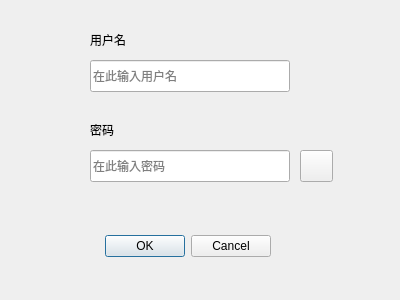
<?xml version="1.0" encoding="UTF-8"?>
<ui version="4.0">
 <class>LoginDialog</class>
 <widget class="QDialog" name="LoginDialog">
  <property name="geometry">
   <rect>
    <x>0</x>
    <y>0</y>
    <width>400</width>
    <height>300</height>
   </rect>
  </property>
  <property name="windowTitle">
   <string>登录 &amp; 注册</string>
  </property>
  <widget class="QDialogButtonBox" name="buttonBox">
   <property name="geometry">
    <rect>
     <x>100</x>
     <y>230</y>
     <width>171</width>
     <height>32</height>
    </rect>
   </property>
   <property name="orientation">
    <enum>Qt::Horizontal</enum>
   </property>
   <property name="standardButtons">
    <set>QDialogButtonBox::Cancel|QDialogButtonBox::Ok</set>
   </property>
  </widget>
  <widget class="QLabel" name="usernameLabel">
   <property name="geometry">
    <rect>
     <x>90</x>
     <y>30</y>
     <width>60</width>
     <height>20</height>
    </rect>
   </property>
   <property name="text">
    <string>用户名</string>
   </property>
  </widget>
  <widget class="QLineEdit" name="usernameLineEdit">
   <property name="geometry">
    <rect>
     <x>90</x>
     <y>60</y>
     <width>200</width>
     <height>32</height>
    </rect>
   </property>
   <property name="frame">
    <bool>true</bool>
   </property>
   <property name="echoMode">
    <enum>QLineEdit::Normal</enum>
   </property>
   <property name="placeholderText">
    <string>在此输入用户名</string>
   </property>
  </widget>
  <widget class="QLabel" name="passwordLabel">
   <property name="geometry">
    <rect>
     <x>90</x>
     <y>120</y>
     <width>60</width>
     <height>20</height>
    </rect>
   </property>
   <property name="text">
    <string>密码</string>
   </property>
  </widget>
  <widget class="QLineEdit" name="passwordLineEdit">
   <property name="geometry">
    <rect>
     <x>90</x>
     <y>150</y>
     <width>200</width>
     <height>32</height>
    </rect>
   </property>
   <property name="echoMode">
    <enum>QLineEdit::Password</enum>
   </property>
   <property name="placeholderText">
    <string>在此输入密码</string>
   </property>
  </widget>
  <widget class="QToolButton" name="eyeButton">
   <property name="geometry">
    <rect>
     <x>300</x>
     <y>150</y>
     <width>33</width>
     <height>32</height>
    </rect>
   </property>
   <property name="text">
    <string/>
   </property>
   <property name="icon">
    <iconset>
     <normaloff>:/eye/eye_icons/eye_c.png</normaloff>:/eye/eye_icons/eye_c.png</iconset>
   </property>
   <property name="iconSize">
    <size>
     <width>32</width>
     <height>32</height>
    </size>
   </property>
  </widget>
 </widget>
 <resources/>
 <connections>
  <connection>
   <sender>buttonBox</sender>
   <signal>accepted()</signal>
   <receiver>LoginDialog</receiver>
   <slot>accept()</slot>
   <hints>
    <hint type="sourcelabel">
     <x>248</x>
     <y>254</y>
    </hint>
    <hint type="destinationlabel">
     <x>157</x>
     <y>274</y>
    </hint>
   </hints>
  </connection>
  <connection>
   <sender>buttonBox</sender>
   <signal>rejected()</signal>
   <receiver>LoginDialog</receiver>
   <slot>reject()</slot>
   <hints>
    <hint type="sourcelabel">
     <x>316</x>
     <y>260</y>
    </hint>
    <hint type="destinationlabel">
     <x>286</x>
     <y>274</y>
    </hint>
   </hints>
  </connection>
 </connections>
</ui>
